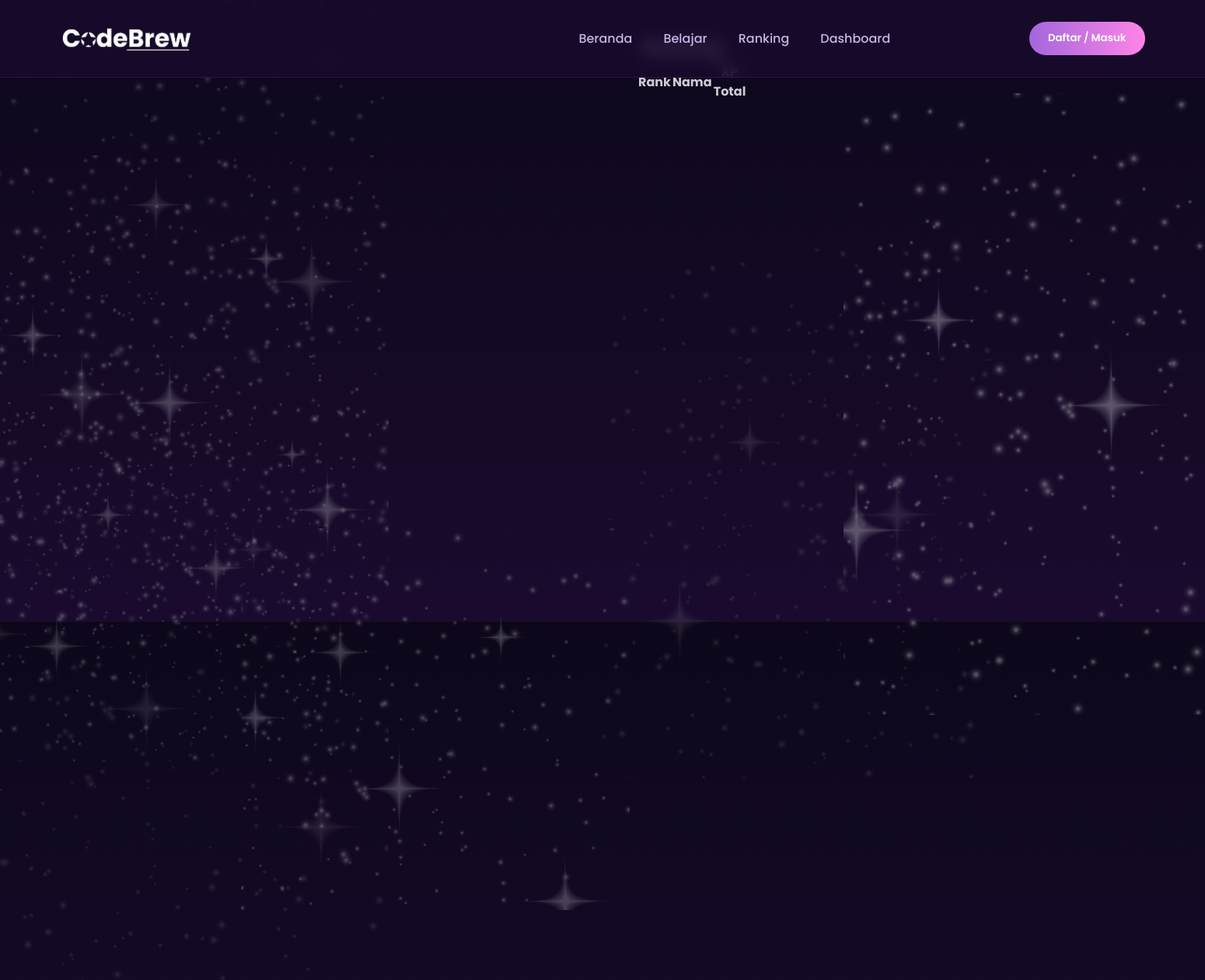
/ranking.php, run on an earlier commit of the app's database.
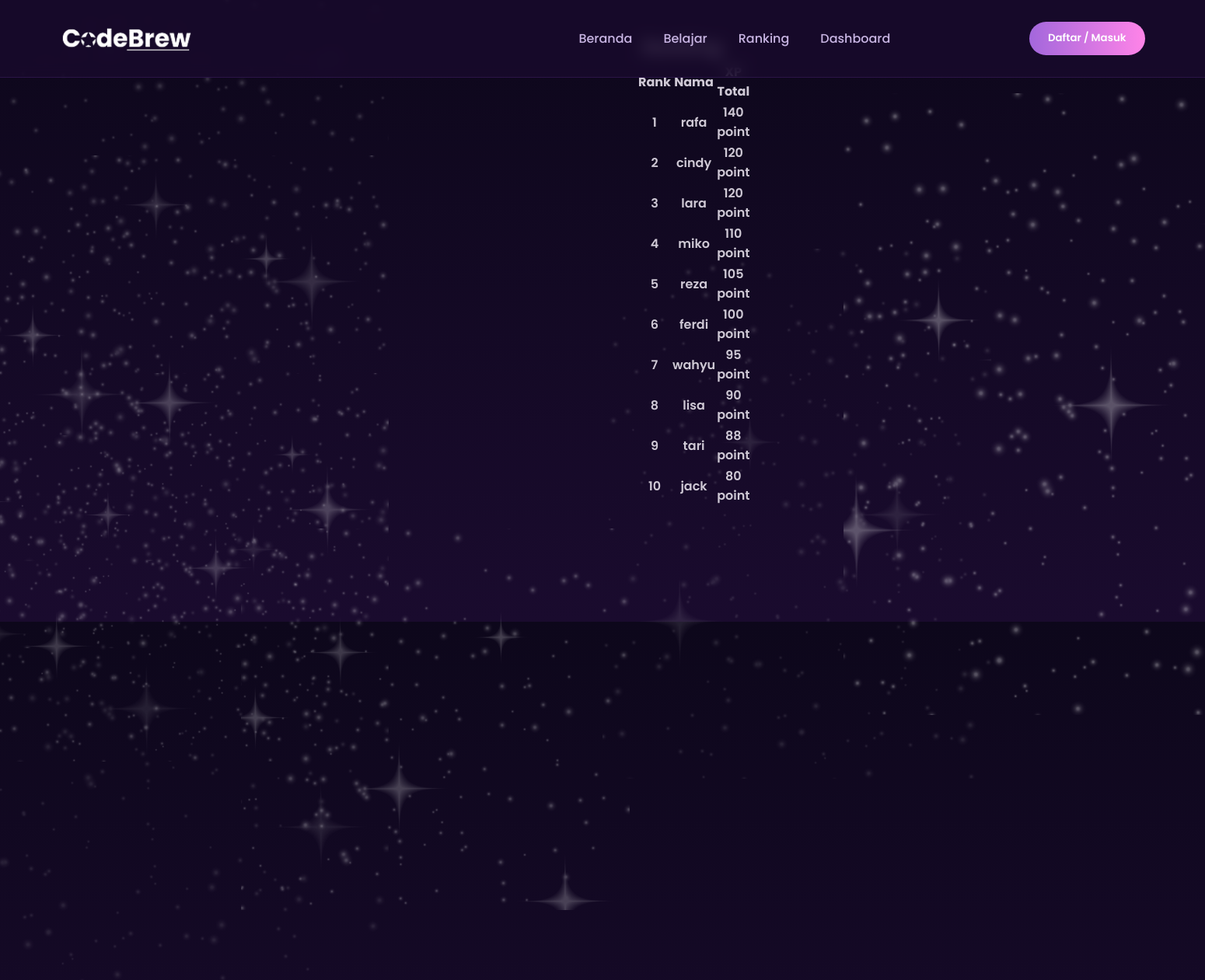
And on a later commit of the database.
### tables this page shows
CREATE TABLE `user` (
  `user_id` int(11) NOT NULL,
  `username` varchar(100) DEFAULT NULL,
  `email` varchar(100) DEFAULT NULL,
  `password` varchar(255) DEFAULT NULL,
  `is_premium` tinyint(1) DEFAULT NULL,
  `xp_total` int(11) DEFAULT NULL
);

### ranking.php (the view, shortened to what this page needs)
<?php
include 'connection.php';
$ranking = mysqli_query($conn, "SELECT * FROM user ORDER BY xp_total DESC LIMIT 10");
?>
<!DOCTYPE html>
<html lang="id">
  <head>
    <link rel="stylesheet" href="https://cdnjs.cloudflare.com/ajax/libs/font-awesome/6.4.0/css/all.min.css" />
    <link rel="stylesheet" href="../landing-page/index.css">
  </head>
  <body>
    <div class="stars" id="stars"></div>
    <img class="star-assets star1" src="../assets/—Pngtree—white light star twinkle light_7487663 1.png" alt="" />
    <img class="star-assets star2" src="../assets/—Pngtree—white light star twinkle light_7487663 2.png" alt="" />
    <img class="star-assets star3" src="../assets/—Pngtree—white light star twinkle light_7487663 3.png" alt="" />
    <img class="star-assets star4" src="../assets/—Pngtree—white light star twinkle light_7487663 4.png" alt="" />
    <img class="star-assets star5" src="../assets/—Pngtree—white light star twinkle light_7487663 5.png" alt="" />
    <img class="star-assets star6" src="../assets/—Pngtree—white light star twinkle light_7487663 6.png" alt="" />
    <img class="star-assets star7" src="../assets/—Pngtree—white light star twinkle light_7487663 7.png" alt="" />
    <header>
      <div class="logo">
        <img src="../assets/Cuplikan_layar_2025-04-17_195753-removebg-preview 1.png" class="logo">
      </div>
        <nav>
          <ul>
            <li><a href="index.php">Beranda</a></li>
            <li><a href="#">Belajar</a></li>
            <li><a href="ranking.php">Ranking</a></li>
            <li><a href="#">Dashboard</a></li>
          </ul>
        </nav>
        <div class="action-buttons">
          <?php if (isset($_SESSION['username'])): ?>
              <?php if (isset($_SESSION['username'])): ?>
                <div class="profile-menu">
                    <span class="greeting">Halo, <?php echo htmlspecialchars($_SESSION['username']); ?>!</span>
                    <a href="../register-login/logout.php" onclick="confirmLogout(event)" class="logout-btn">Logout</a>
                </div>
              <?php endif; ?>
          <?php else: ?>
            <a href="../register-login/login.php">
              <button class="btn">Daftar / Masuk </button>
            </a>
          <?php endif; ?>
      </div>
    </header>
    <section class="ranking">
      <h1>Ranking</h1>
      <table>
        <thead>
          <tr>
            <th>Rank</th>
            <th>Nama</th>
            <th>XP Total</th>
          </tr>
        </thead>
        <tbody>
          <?php
          $rank = 1;
          while ($row = mysqli_fetch_assoc($ranking)) {
            echo "<tr>";
            echo "<td>" . $rank . "</td>";
            echo "<td>" . $row['username'] . "</td>";
            echo "<td>" . $row['xp_total'] . ' point' ."</td>";
            echo "</tr>";
            $rank++;
          }
          ?>
        </tbody>
      </table>
    </section>
</body>

### landing-page/index.css (style rules this page uses)
:root { --primary: #5d2e8e; --primary-light: #a367dc; --accent: #ff84e8; --dark: #1a0b2e; --darker: #0d071b; --light: #ffffff; --light-purple: #c9b6e4; --gradient: linear-gradient(90deg, var(--primary-light), var(--accent)); }
* { margin: 0; padding: 0; box-sizing: border-box; font-family: "Poppins", sans-serif; }
body { background: linear-gradient(180deg, var(--darker), var(--dark)); color: var(--light); overflow-x: hidden; min-height: 100vh; position: relative; }
.stars { position: fixed; top: 0; left: 0; width: 100%; height: 100%; pointer-events: none; z-index: -1; }
header { position: fixed; top: 0; left: 0; width: 100%; padding: 1.5rem 5%; display: flex; justify-content: space-between; align-items: center; z-index: 100; backdrop-filter: blur(10px); background: rgba(26, 11, 46, 0.8); border-bottom: 1px solid rgba(93, 46, 142, 0.3); }
.logo { width: 35%; padding-top: 0.5%; }
nav ul { display: flex; list-style: none; gap: 2.5rem; }
nav a { color: var(--light-purple); text-decoration: none; font-weight: 500; transition: color 0.3s; position: relative; }
nav a::after { content: ""; position: absolute; bottom: -5px; left: 0; width: 0; height: 2px; background: var(--gradient); transition: width 0.3s; }
.btn { background: var(--gradient); color: var(--light); border: none; padding: 0.7rem 1.5rem; border-radius: 2rem; font-weight: 600; cursor: pointer; transition: transform 0.3s, box-shadow 0.3s; }
.star-assets { position: absolute; z-index: -1; pointer-events: none; }
.star1 { width: 500px; opacity: 50%; }
.star2 { top: 15%; left: 70%; width: 700px; }
.star3 { top: 25%; width: 500px; }
.star4 { top: 40%; left: 50%; opacity: 40%; width: 500px; }
.star5 { top: 60%; width: 500px; }
.star6 { top: 70%; width: 500px; }
.star7 { top: 85%; left: 20%; width: 500px; }
body { margin: 0; line-height: normal; }
.ranking { position: absolute; top: 43px; left: calc(50% + 44px); font-weight: 600; color: #cfc9d5; text-align: center; display: inline-block; width: 117px; height: 30px; }

What changed in the data, as far as the page shows it:
added user: username "rafa", xp_total "140"
added user: username "cindy", xp_total "120"
added user: username "lara", xp_total "120"
added user: username "miko", xp_total "110"
added user: username "reza", xp_total "105"
added user: username "ferdi", xp_total "100"
added user: username "wahyu", xp_total "95"
added user: username "lisa", xp_total "90"
added user: username "tari", xp_total "88"
added user: username "jack", xp_total "80"
